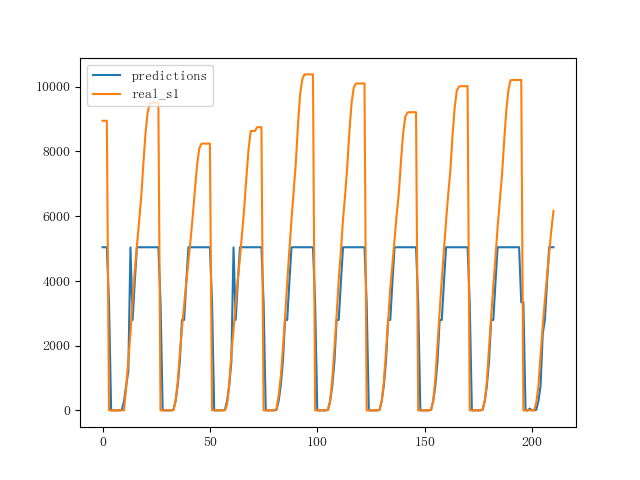

The script that drew this image:
import tensorflow as tf
import numpy as np
import matplotlib as mpl
from matplotlib import pyplot as plt
import pandas as pd
from pandas import DataFrame,Series

plt.rcParams['font.sans-serif']=['FangSong']
data=pd.read_excel('交运集团.xls')
data1=DataFrame(data,columns=['指标值'])
data2=data1['指标值']
x=range(2311)
HIDDEN_SIZE = 30                        
NUM_LAYERS = 2                           
TIMESTEPS = 10                           
TRAINING_STEPS = 1000000                 
BATCH_SIZE = 32                            
TRAINING_EXAMPLES = 2100                   
TESTING_EXAMPLES = 211                    
SAMPLE_GAP = 1
'''
def variable_summaries(var, name):
    with tf.name_scope('summaries'):
        tf.summary.histogram(name, var)
        mean=tf.reduce_mean(var)
        tf.summary.scalar('mean/'+name, mean)
        stddev=tf.sqrt(tf.reduce_mean(tf.sqrt(var-mean)))
        tf.summary.scalar('stddev/'+name, stddev)
'''                         
def generate_data(seq):
    X = []
    y = []
    for i in range(len(seq) - TIMESTEPS):
        X.append([seq[i: i + TIMESTEPS]])
        y.append([seq[i + TIMESTEPS]])
    return np.array(X, dtype=np.float32), np.array(y, dtype=np.float32)  

def lstm_model(X, y, is_training):
    cell = tf.nn.rnn_cell.MultiRNNCell([
        tf.nn.rnn_cell.BasicLSTMCell(HIDDEN_SIZE) 
        for _ in range(NUM_LAYERS)])    

    outputs, _ = tf.nn.dynamic_rnn(cell, X, dtype=tf.float32)
    output = outputs[:, -1, :]

   
    predictions = tf.contrib.layers.fully_connected(
        output, 1, activation_fn=None)
    
    if not is_training:
        return predictions, None, None
        
    loss = tf.compat.v1.losses.mean_squared_error(labels=y, predictions=predictions)

    
    train_op = tf.contrib.layers.optimize_loss(
        loss, tf.compat.v1.train.get_global_step(),
        optimizer="Adagrad", learning_rate=0.5)
    return predictions, loss, train_op
def run_eval(sess, test_X, test_y): 
    ds = tf.data.Dataset.from_tensor_slices((test_X, test_y))
    ds = ds.batch(1)
    X, y = ds.make_one_shot_iterator().get_next()
    
    with tf.variable_scope("model", reuse=True):
        prediction, _, _ = lstm_model(X, [0.0], False)
    
    predictions = []
    labels = []
    for i in range(TESTING_EXAMPLES):
        p, l = sess.run([prediction, y])
        predictions.append(p)
        labels.append(l)

    predictions = np.array(predictions).squeeze()
    labels = np.array(labels).squeeze()
    rmse = np.sqrt(((predictions - labels) ** 2).mean(axis=0))
    print("Mean Square Error is: %f" % rmse)
    
    plt.figure()
    plt.plot(predictions, label='predictions')
    plt.plot(labels, label='real_s1')
    plt.legend()
    plt.savefig("jy.png",bbox_inches='tight')
    #plt.show()

def train(sess, test_X, train_y):
    ds = tf.data.Dataset.from_tensor_slices((train_X, train_y))
    ds = ds.repeat().shuffle(1000).batch(BATCH_SIZE)
    X, y = ds.make_one_shot_iterator().get_next()

    with tf.variable_scope("model"):
        predictions, loss, train_op = lstm_model(X, y, True)
    
    
    sess.run(tf.compat.v1.global_variables_initializer())
    for i in range(TRAINING_STEPS):
        _, l = sess.run([train_op, loss])
        
        if i % 1000 == 0:
            print("train step: " + str(i) + ", loss: " + str(l))
            
        

test_start = (TRAINING_EXAMPLES + TIMESTEPS) * SAMPLE_GAP
test_end = test_start + (TESTING_EXAMPLES + TIMESTEPS) * SAMPLE_GAP
train_X, train_y = generate_data(np.array(list(data2)[0:TESTING_EXAMPLES],dtype=np.float32))
test_X, test_y =  generate_data(np.array(list(data2)[TESTING_EXAMPLES:],dtype=np.float32))
with tf.Session() as  sess:
    train(sess,train_X,train_y)
    run_eval(sess, test_X,test_y)
